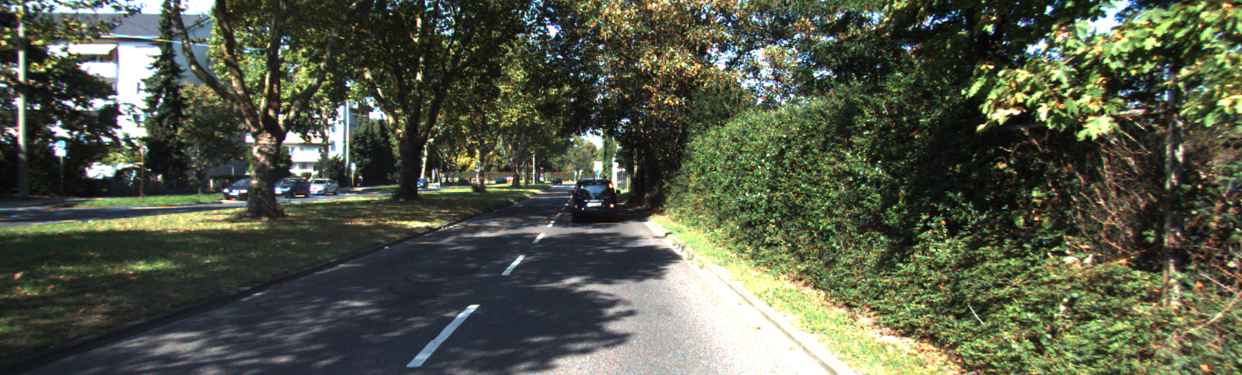
#> input picture ic_images/um_000008.png, 1242 x 375 px, found by its file name
$ python k_means.py
#> lines starting #> are read from the running program, lines starting #| are printed output that depends on the picture
import numpy as np
import matplotlib.pyplot as plt
from sklearn.cluster import KMeans
import cv2

image = plt.imread("ic_images/um_000008.png")
#> image is the input picture: shape (375, 1242, 3) float32; mean R, G, B 0.332, 0.352, 0.284
img_main = cv2.imread('ic_images/um_000008.png')

height, width, _ = image.shape
#> height = 375; width = 1242

image_pixels = np.reshape(img_main, (height * width, 3))#Reshape the image to a 2D array of pixels and 3 color values (RGB)

# [13 lines of commented-out code are left out]

number_clusters = 7
kmeans = KMeans(n_clusters=number_clusters)
cluster_labels = kmeans.fit_predict(image_pixels)
cluster_centers = kmeans.cluster_centers_

print(cluster_labels[0:100]) #Resulting cluster labels
#| [4 4 4 4 4 4 4 3 3 3 3 3 3 3 3 3 1 1 1 2 2 1 3 3 4 4 4 4 4 3 3 3 3 3 5 5 5
#|  3 3 3 4 3 5 5 6 6 6 6 6 6 6 6 6 5 3 4 3 5 2 6 6 6 6 6 6 6 6 6 6 6 6 6 6 6
#|  6 6 6 6 6 6 6 5 5 6 6 6 6 1 1 1 2 2 2 1 5 5 5 3 3 3]

#Reshape back the image to the original dimension (width, height, 3channels)
reconstructed_image = np.reshape(cluster_centers[cluster_labels], (height, width, 3)).astype(np.uint8)
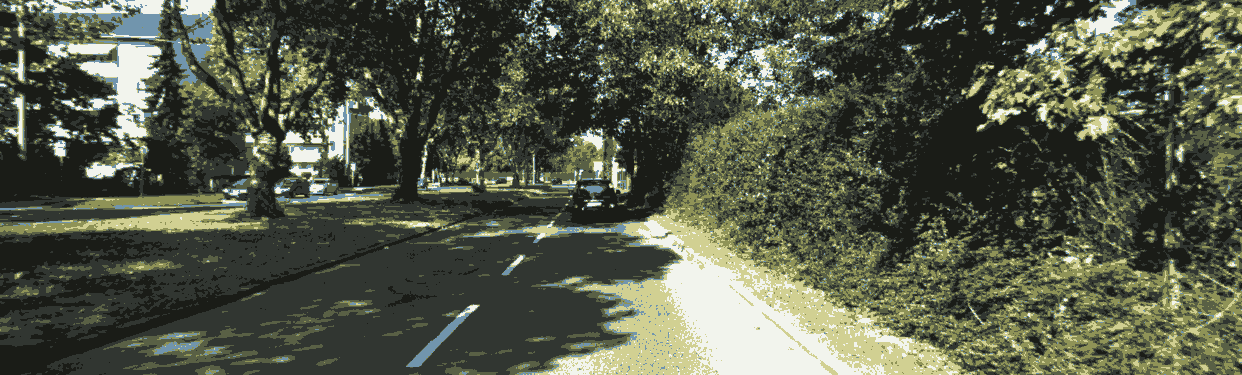
#> reconstructed_image: shape (375, 1242, 3); mean of channels 0, 1, 2 71.8, 89.2, 84.2; drawn as B, G, R

# Display the original and clustered images
plt.figure(figsize=(10, 5))
plt.subplot(1, 2, 1)
plt.title('Original Image')
plt.imshow(image)
plt.axis('off')

plt.subplot(1, 2, 2)
plt.title('Clustered Image')
plt.imshow(reconstructed_image)
plt.axis('off')
plt.show()
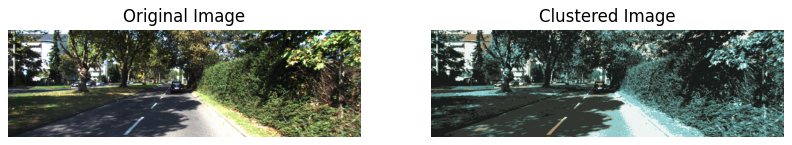
#> figure drawn by matplotlib, 2 panels

cv2.imshow('Reconstructed Image', reconstructed_image)
cv2.waitKey(0)
cv2.destroyAllWindows()

$ run again, with ic_images/um_000039.png copied over ic_images/um_000008.png
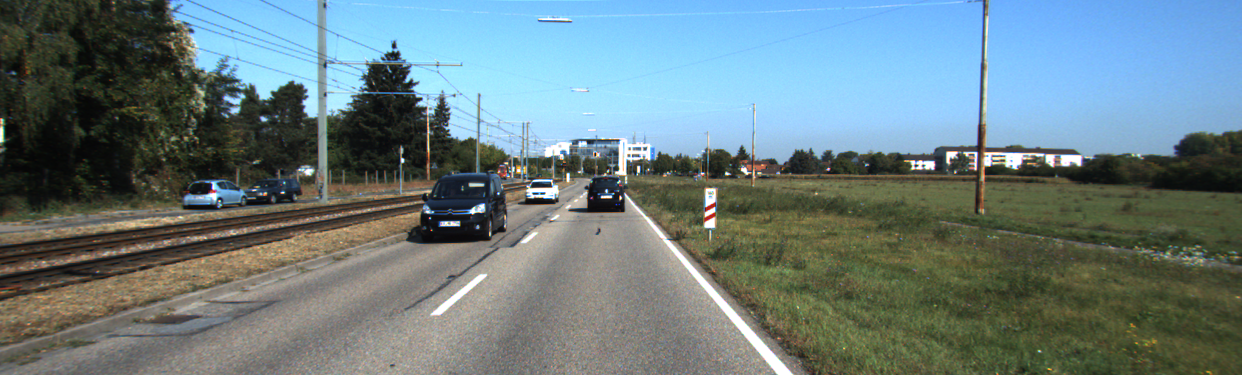
#> input picture ic_images/um_000039.png, 1242 x 375 px, found by its file name
#> image is the input picture: shape (375, 1242, 3) float32; mean R, G, B 0.417, 0.492, 0.504
#| [2 2 2 2 4 4 4 4 4 4 2 2 2 2 2 2 4 4 4 2 2 2 2 2 4 4 4 4 4 4 2 2 2 2 2 2 2
#|  2 4 4 4 4 4 4 4 4 4 4 4 4 4 2 2 4 4 4 4 4 2 2 2 2 4 2 2 2 2 2 2 4 2 2 2 2
#|  2 2 2 2 2 2 2 4 2 2 4 4 4 2 4 4 4 4 4 4 4 4 4 4 4 4]
#> `reconstructed_image = np.reshape(cluster_centers[cluster_labels], (hei..`:
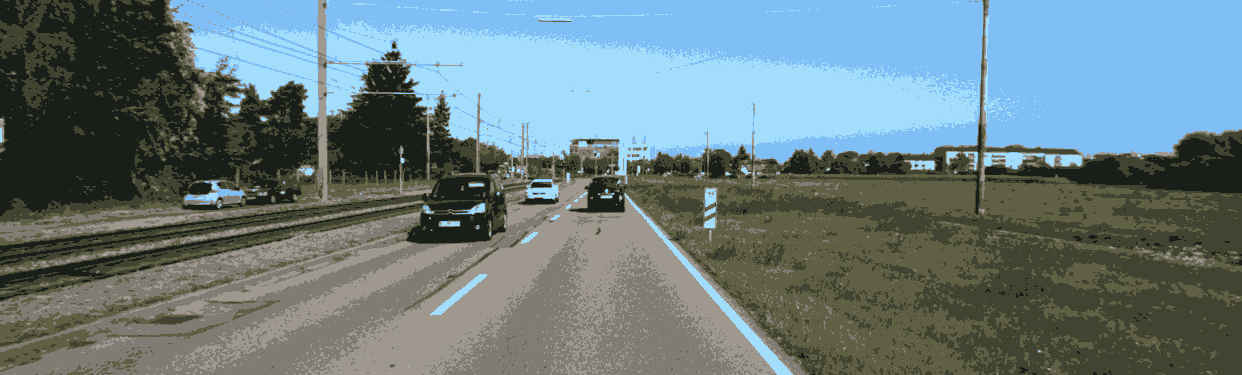
#> reconstructed_image: shape (375, 1242, 3); mean of channels 0, 1, 2 127.9, 124.8, 105.7; drawn as B, G, R
#> `plt.show()`:
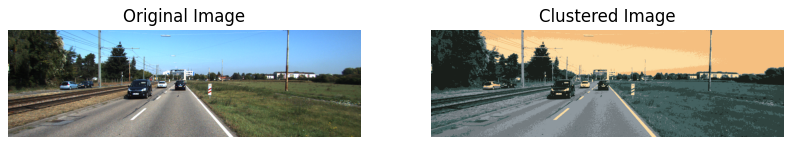
#> figure drawn by matplotlib, 2 panels

$ run again, with ic_images/umm_000082.png copied over ic_images/um_000008.png
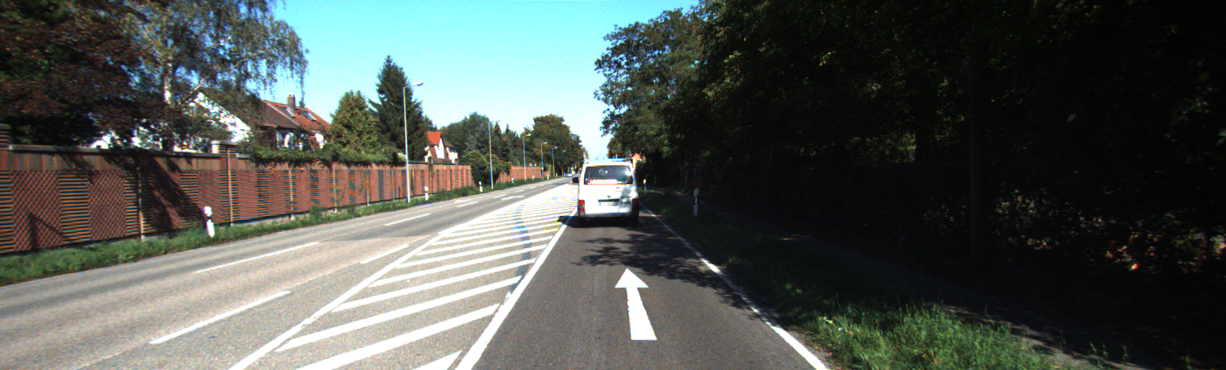
#> input picture ic_images/umm_000082.png, 1226 x 370 px, found by its file name
#> image is the input picture: shape (370, 1226, 3) float32; mean R, G, B 0.322, 0.344, 0.326
#| [2 0 0 0 0 2 2 0 2 2 2 2 2 2 2 2 2 2 2 2 2 2 2 2 2 2 2 2 2 2 2 2 2 2 2 2 2
#|  2 2 2 2 0 0 0 0 0 0 2 2 2 0 0 0 0 0 0 0 0 0 0 0 0 0 0 0 0 0 0 0 0 0 0 0 0
#|  0 0 2 0 0 2 2 2 2 2 2 2 2 2 2 0 0 2 2 2 2 2 2 2 2 2]
#> `reconstructed_image = np.reshape(cluster_centers[cluster_labels], (hei..`:
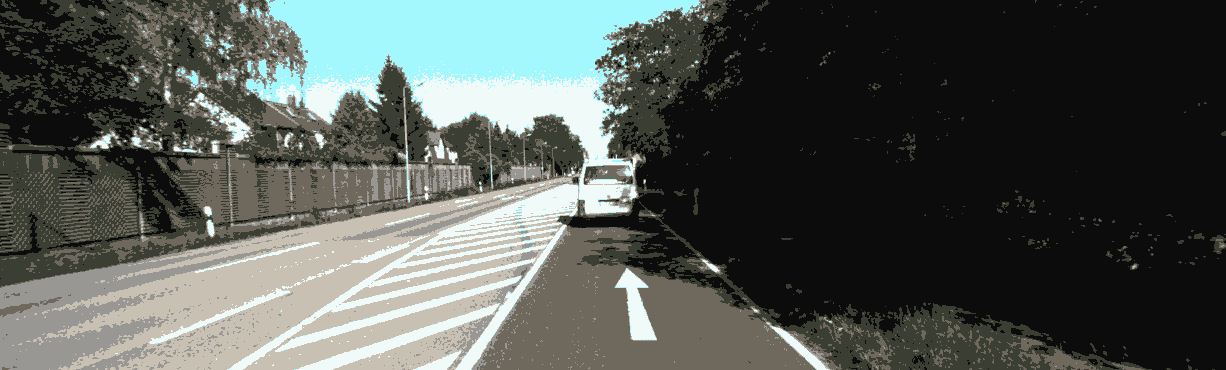
#> reconstructed_image: shape (370, 1226, 3); mean of channels 0, 1, 2 82.4, 87.3, 81.6; drawn as B, G, R
#> `plt.show()`:
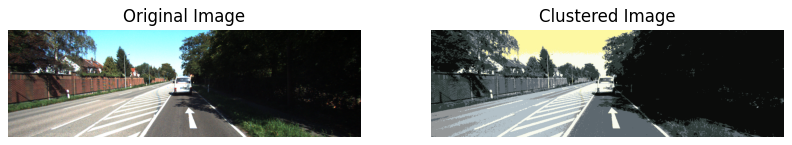
#> figure drawn by matplotlib, 2 panels

$ run again, with ic_images/umm_000084.png copied over ic_images/um_000008.png
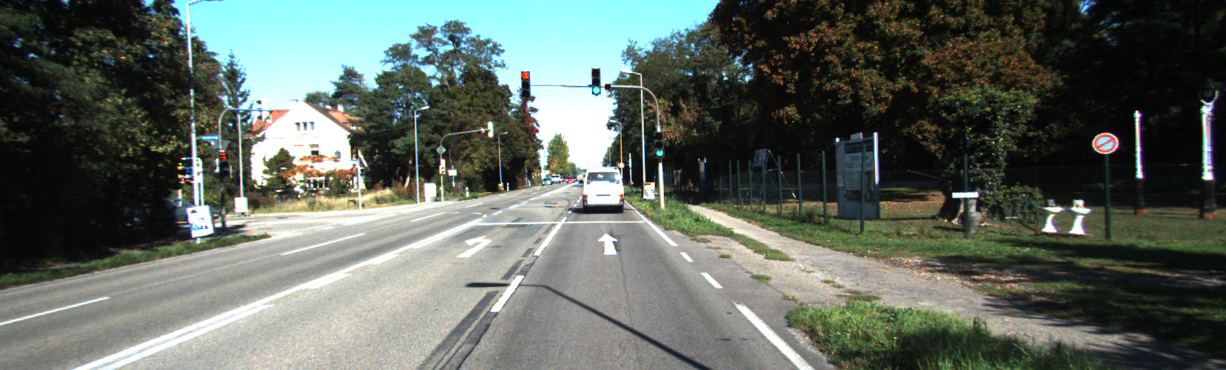
#> input picture ic_images/umm_000084.png, 1226 x 370 px, found by its file name
#> image is the input picture: shape (370, 1226, 3) float32; mean R, G, B 0.374, 0.408, 0.377
#| [0 0 0 0 0 0 0 0 0 0 0 0 0 0 0 0 0 0 0 0 0 0 0 0 0 0 0 0 0 0 0 0 0 0 0 0 0
#|  0 0 0 6 6 6 6 6 6 0 0 0 0 0 0 0 0 0 0 0 0 0 0 6 2 3 3 5 5 5 5 2 6 0 0 0 0
#|  0 0 0 0 0 0 0 0 0 0 0 0 0 0 0 0 0 0 0 0 0 0 0 0 0 0]
#> `reconstructed_image = np.reshape(cluster_centers[cluster_labels], (hei..`:
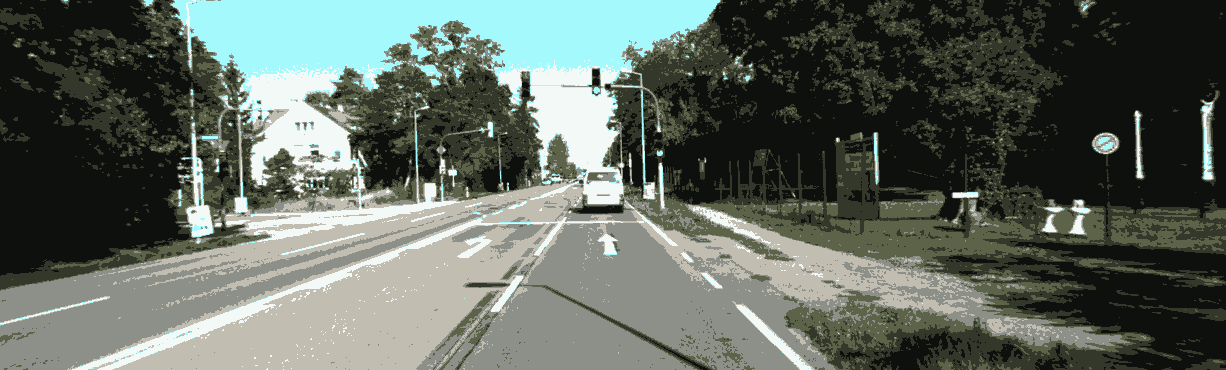
#> reconstructed_image: shape (370, 1226, 3); mean of channels 0, 1, 2 95.6, 103.6, 94.9; drawn as B, G, R
#> `plt.show()`:
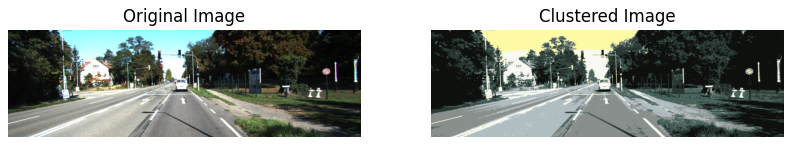
#> figure drawn by matplotlib, 2 panels
